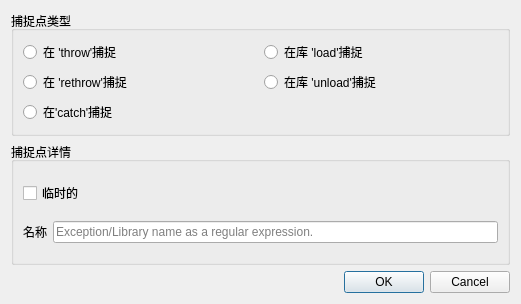
<?xml version="1.0" encoding="UTF-8"?>
<ui version="4.0">
 <class>SeerCatchpointCreateDialogForm</class>
 <widget class="QDialog" name="SeerCatchpointCreateDialogForm">
  <property name="geometry">
   <rect>
    <x>0</x>
    <y>0</y>
    <width>521</width>
    <height>304</height>
   </rect>
  </property>
  <property name="windowTitle">
   <string>Create a Catchpoint</string>
  </property>
  <layout class="QVBoxLayout" name="verticalLayout">
   <item>
    <widget class="QGroupBox" name="catchpointTypeGroupBox">
     <property name="title">
      <string>捕捉点类型</string>
     </property>
     <layout class="QGridLayout" name="gridLayout_2">
      <item row="0" column="0">
       <widget class="QRadioButton" name="throwRadioButton">
        <property name="text">
         <string>在 'throw'捕捉</string>
        </property>
        <attribute name="buttonGroup">
         <string notr="true">typeButtonGroup</string>
        </attribute>
       </widget>
      </item>
      <item row="0" column="1">
       <widget class="QRadioButton" name="loadRadioButton">
        <property name="text">
         <string>在库 'load'捕捉</string>
        </property>
        <attribute name="buttonGroup">
         <string notr="true">typeButtonGroup</string>
        </attribute>
       </widget>
      </item>
      <item row="1" column="0">
       <widget class="QRadioButton" name="rethrowRadioButton">
        <property name="text">
         <string>在 'rethrow'捕捉</string>
        </property>
        <attribute name="buttonGroup">
         <string notr="true">typeButtonGroup</string>
        </attribute>
       </widget>
      </item>
      <item row="1" column="1">
       <widget class="QRadioButton" name="unloadRadioButton">
        <property name="text">
         <string>在库 'unload'捕捉</string>
        </property>
        <attribute name="buttonGroup">
         <string notr="true">typeButtonGroup</string>
        </attribute>
       </widget>
      </item>
      <item row="2" column="0">
       <widget class="QRadioButton" name="catchRadioButton">
        <property name="text">
         <string>在'catch'捕捉</string>
        </property>
        <attribute name="buttonGroup">
         <string notr="true">typeButtonGroup</string>
        </attribute>
       </widget>
      </item>
     </layout>
    </widget>
   </item>
   <item>
    <widget class="QGroupBox" name="catchpointDetailsGroupBox">
     <property name="title">
      <string>捕捉点详情</string>
     </property>
     <layout class="QGridLayout" name="gridLayout">
      <item row="0" column="0" colspan="2">
       <widget class="QCheckBox" name="temporaryCheckBox">
        <property name="text">
         <string>临时的</string>
        </property>
       </widget>
      </item>
      <item row="1" column="0">
       <widget class="QLabel" name="nameLabel">
        <property name="text">
         <string>名称</string>
        </property>
       </widget>
      </item>
      <item row="1" column="1">
       <widget class="QLineEdit" name="nameLineEdit">
        <property name="placeholderText">
         <string>Exception/Library name as a regular expression.</string>
        </property>
        <property name="clearButtonEnabled">
         <bool>true</bool>
        </property>
       </widget>
      </item>
     </layout>
    </widget>
   </item>
   <item>
    <widget class="QDialogButtonBox" name="buttonBox">
     <property name="orientation">
      <enum>Qt::Horizontal</enum>
     </property>
     <property name="standardButtons">
      <set>QDialogButtonBox::Cancel|QDialogButtonBox::Ok</set>
     </property>
    </widget>
   </item>
  </layout>
 </widget>
 <resources/>
 <connections>
  <connection>
   <sender>buttonBox</sender>
   <signal>accepted()</signal>
   <receiver>SeerCatchpointCreateDialogForm</receiver>
   <slot>accept()</slot>
   <hints>
    <hint type="sourcelabel">
     <x>248</x>
     <y>254</y>
    </hint>
    <hint type="destinationlabel">
     <x>157</x>
     <y>274</y>
    </hint>
   </hints>
  </connection>
  <connection>
   <sender>buttonBox</sender>
   <signal>rejected()</signal>
   <receiver>SeerCatchpointCreateDialogForm</receiver>
   <slot>reject()</slot>
   <hints>
    <hint type="sourcelabel">
     <x>316</x>
     <y>260</y>
    </hint>
    <hint type="destinationlabel">
     <x>286</x>
     <y>274</y>
    </hint>
   </hints>
  </connection>
 </connections>
 <buttongroups>
  <buttongroup name="typeButtonGroup"/>
 </buttongroups>
</ui>
